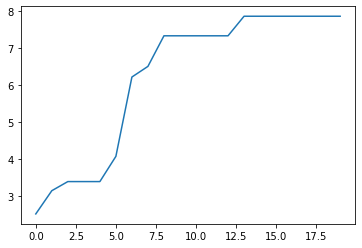

Here is the Python script that generated this plot:
# -*- coding: utf-8 -*-
"""
Created on Mon Oct 11 10:15:54 2021

@author: Jonny
"""

import random
import math
import matplotlib.pyplot as plt
#------------------------------------------------------------------------------
def objective_function(x):
    y = 3*(1-x[0])**2*math.exp(-x[0]**2 - (x[1]+1)**2) - 10*(x[0]/5 - x[0]**3 - x[1]**5)*math.exp(-x[0]**2 - x[1]**2) -1/3*math.exp(-(x[0]+1)**2 - x[1]**2);
    return y
  
bounds=[(-3,3),(-3,3)]   # límites superior e inferior de las variables
nv = 2                   # numero de variables
mm = 1                   # si es un problema de minimizacion mm = -1; si es un problema de maximizacion mm = 1
  

particle_size=20        # numero de particulas
iterations=20           # numero maximo de interaciones 
w=0.9                   # inertia constant
c1=1.49                 # cognative constant
c2=1.49                 # social constant

#------------------------------------------------------------------------------    
class Particle:
    def __init__(self,bounds):
        self.particle_position=[]                     # posicion de la particula
        self.particle_velocity=[]                     # velocidad de la particula
        self.local_best_particle_position=[]          # mejor posiicon de l aparticula
        self.fitness_local_best_particle_position = initial_fitness
        self.fitness_particle_position = initial_fitness 

        for i in range(nv):
            self.particle_position.append(random.uniform(bounds[i][0],bounds[i][1]))
            self.particle_velocity.append(random.uniform(-1,1))
            
    def evaluate(self,objective_function):
        self.fitness_particle_position=objective_function(self.particle_position)
        
        if mm == -1:
            if self.fitness_particle_position < self.fitness_local_best_particle_position:
                self.local_best_particle_position=self.particle_position                  # actualizar el mejor local
                self.fitness_local_best_particle_position=self.fitness_particle_position  # actualizar la aptitud de los mejores locales
        if mm == 1:
            if self.fitness_particle_position >  self.fitness_local_best_particle_position:
                self.local_best_particle_position=self.particle_position                  # actualizar el mejor local
                self.fitness_local_best_particle_position=self.fitness_particle_position  # actualizar la aptitud de los mejores locales

    def update_velocity(self,global_best_particle_position):
        for i in range(nv):
            r1=random.random()
            r2=random.random()
  
            cognitive_velocity = c1*r1*(self.local_best_particle_position[i] - self.particle_position[i])
            social_velocity = c2*r2*(global_best_particle_position[i] - self.particle_position[i])
            self.particle_velocity[i] = w*self.particle_velocity[i]+ cognitive_velocity + social_velocity
  
    def update_position(self,bounds):
        for i in range(nv):
            self.particle_position[i]=self.particle_position[i]+self.particle_velocity[i]
  
            # comprobar y reparar para satisfacer los límites superiores
            if self.particle_position[i]>bounds[i][1]:
                self.particle_position[i]=bounds[i][1]
            # comprobar y reparar para satisfacer los límites superiores
            if self.particle_position[i]<bounds[i][0]:
                self.particle_position[i]=bounds[i][0]

                

class PSO():
    def __init__(self,objective_function,bounds,particle_size,iterations):
  
        fitness_global_best_particle_position=initial_fitness
        global_best_particle_position=[]
  
        swarm_particle=[]
        for i in range(particle_size):
            swarm_particle.append(Particle(bounds))
        A=[]
          
        for i in range(iterations):
            for j in range(particle_size):
                swarm_particle[j].evaluate(objective_function)
                
                if mm ==-1:
                    if swarm_particle[j].fitness_particle_position < fitness_global_best_particle_position:
                        global_best_particle_position = list(swarm_particle[j].particle_position)
                        fitness_global_best_particle_position = float(swarm_particle[j].fitness_particle_position)
                if mm ==1:
                    if swarm_particle[j].fitness_particle_position > fitness_global_best_particle_position:
                        global_best_particle_position = list(swarm_particle[j].particle_position)
                        fitness_global_best_particle_position = float(swarm_particle[j].fitness_particle_position)
                        
            for j in range(particle_size):
                swarm_particle[j].update_velocity(global_best_particle_position)
                swarm_particle[j].update_position(bounds)
            
            A.append(fitness_global_best_particle_position)
                    
        print('Solucion optima', global_best_particle_position)
        print('Valor de la funcion objetivo:', fitness_global_best_particle_position)
        print('Proceso evolutivo del valor de la función objetiva')
        plt.plot(A)
            
if mm == -1:
    initial_fitness = float("inf")
if mm == 1:
    initial_fitness = -float("inf")       

                
PSO(objective_function,bounds,particle_size,iterations)
